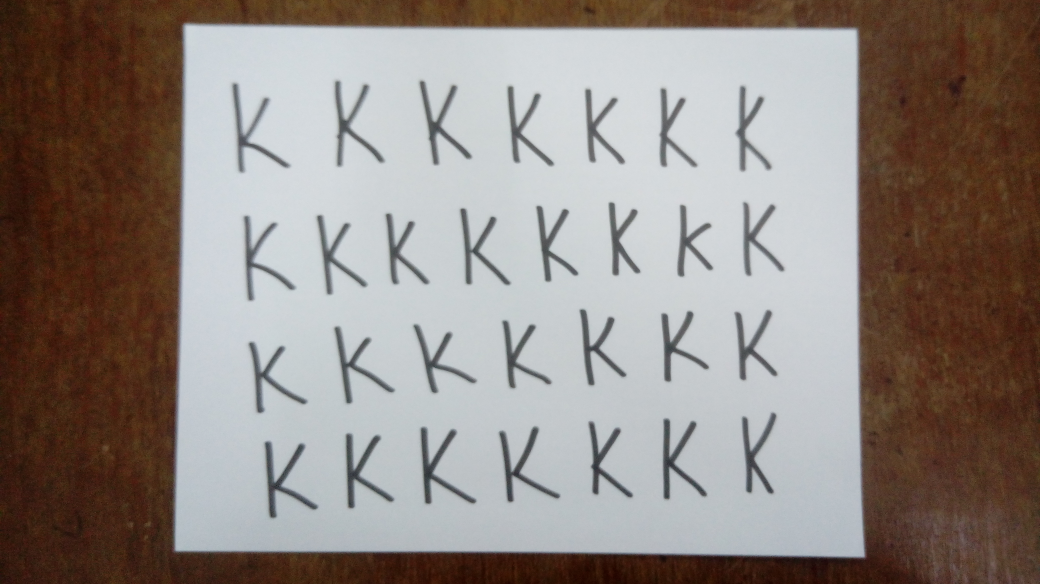
#> input picture USERS/shebna/training_raw/K_big.jpg, 4160 x 2336 px (shown at 1/4 size); its folder holds only this picture in this run
$ python -i working_workflow.py   (imports and definitions only)   (older library calls are emulated)
#> lines starting #> are read from the running program, lines starting #| are printed output that depends on the picture; after the words box and inside, x2 and y2 are one past the last pixel; in counts of white or black regions, pixels touching at a corner belong together
#> further down, picture is the input picture: shape (2336, 4160, 3); mean B, G, R 128.7, 134.2, 143.7
import cv2
import numpy as np
import math
import matplotlib.pyplot as pyplot
from sklearn import datasets
from sklearn import svm
from utils import remove_coinsides, otsu_preprocess, resize_img
import sys
import os
from single_line import word_recognition
import re
class ImageName:
    def __init__(self, img_name):
        self.img = cv2.imread(img_name)
        self.__name = img_name

    def __str__(self):
        return self.__name


# Smooth image
def preprocess(image):
	gray = cv2.cvtColor(image, cv2.COLOR_BGR2GRAY)
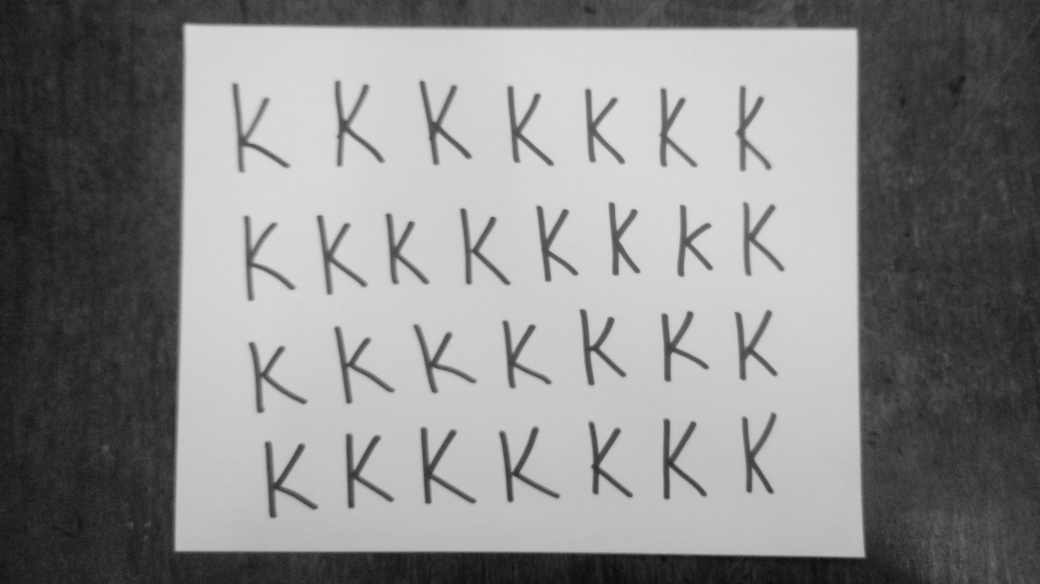
#> gray: shape (2336, 4160) (shown at 1/4 size); min 1, max 231, mean 136.5
	blur = cv2.GaussianBlur(gray, (3, 3), 0)
	filtered = cv2.adaptiveThreshold(gray, 255, cv2.ADAPTIVE_THRESH_MEAN_C, cv2.THRESH_BINARY_INV, 77, 3)
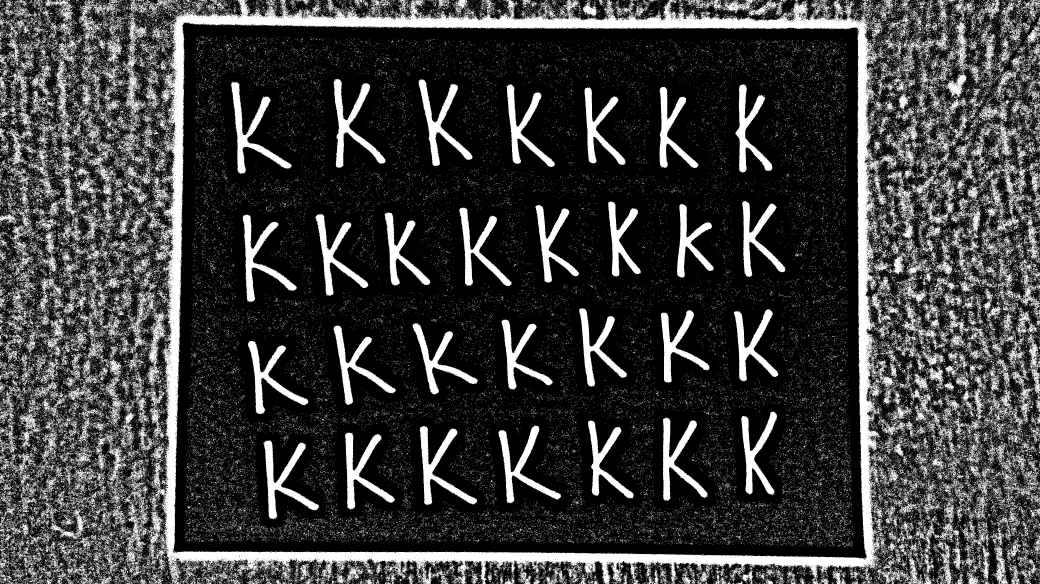
#> filtered: shape (2336, 4160) (shown at 1/4 size); 23.8% white; 132844 white regions (128748 under 20 px), largest, box (x1, y1, x2, y2) and area: (560, 0, 3592, 2336) 493307, (923, 327, 1168, 695) 19505, (1334, 315, 1543, 671) 19136

	# Some morphology to clean up image
	kernel = np.ones((3,3), np.uint8)
	opening = cv2.morphologyEx(filtered,cv2.MORPH_OPEN, kernel, iterations = 1)
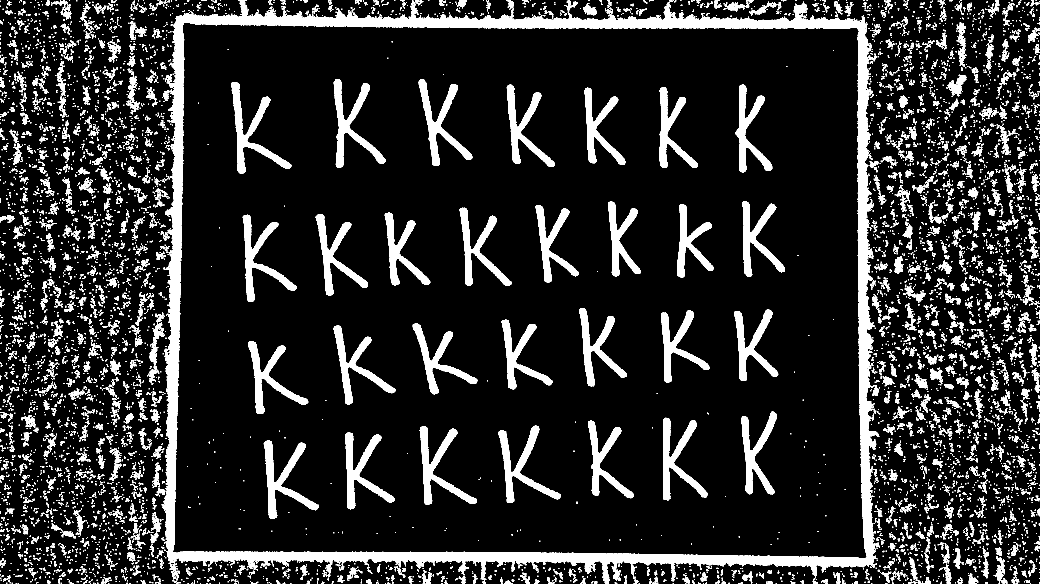
#> opening: shape (2336, 4160) (shown at 1/4 size); 12.8% white; 12466 white regions (8415 under 20 px), largest, box (x1, y1, x2, y2) and area: (653, 0, 3517, 2336) 374090, (925, 329, 1165, 695) 19045, (1335, 316, 1541, 671) 18735
	# [4 lines of commented-out code are left out]
	kernel2 = np.ones((3,3),np.uint8)
	closing = cv2.morphologyEx(opening, cv2.MORPH_CLOSE, kernel2, iterations =1)
#> closing: shape (2336, 4160); 13.4% white; 7434 white regions (4359 under 20 px)
	cv2.namedWindow('closing',cv2.WINDOW_NORMAL)
	cv2.namedWindow('res',cv2.WINDOW_NORMAL)
	cv2.namedWindow('filtered',cv2.WINDOW_NORMAL)
	cv2.namedWindow('opening',cv2.WINDOW_NORMAL)
	cv2.imshow("filtered",filtered)
	cv2.imshow("closing",closing)
	cv2.imshow("opening",opening)

	_, contours0, hierarchy = cv2.findContours(closing, cv2.RETR_LIST, cv2.CHAIN_APPROX_SIMPLE)
#> contours0 = 7792 contours, 5447 with area under 20; largest, box (x1, y1, x2, y2) and area: (647, 0, 3517, 2336) 6109580, (691, 89, 3468, 2240) 5725951, (925, 329, 1165, 695) 18346, (1335, 316, 1541, 671) 18057, (1055, 1763, 1275, 2076) 17700
	return contours0,closing


# [120 lines left out: functions get_ave_area, remove_noise, remove_coinsides, get_differences, get_localcut, get_rare and 1 more, not called in this run]

def get_word_labels(true_labels):
	true_labels = true_labels.split()
	return true_labels
# [267 lines left out: functions get_words, find_trueCuts, make_pad, draw_words, new_line, lastline and 3 more, not called in this run]


# segmentation(contours2,differences,sliding,localCut,globalCut,words)

# [64 lines not run here, left out]

>>> import cv2
>>> picture = cv2.imread('../../USERS/shebna/training_raw/K_big.jpg')
>>> result = preprocess(picture)

$ run again, on USERS/shebna/training_raw/c_small.jpg
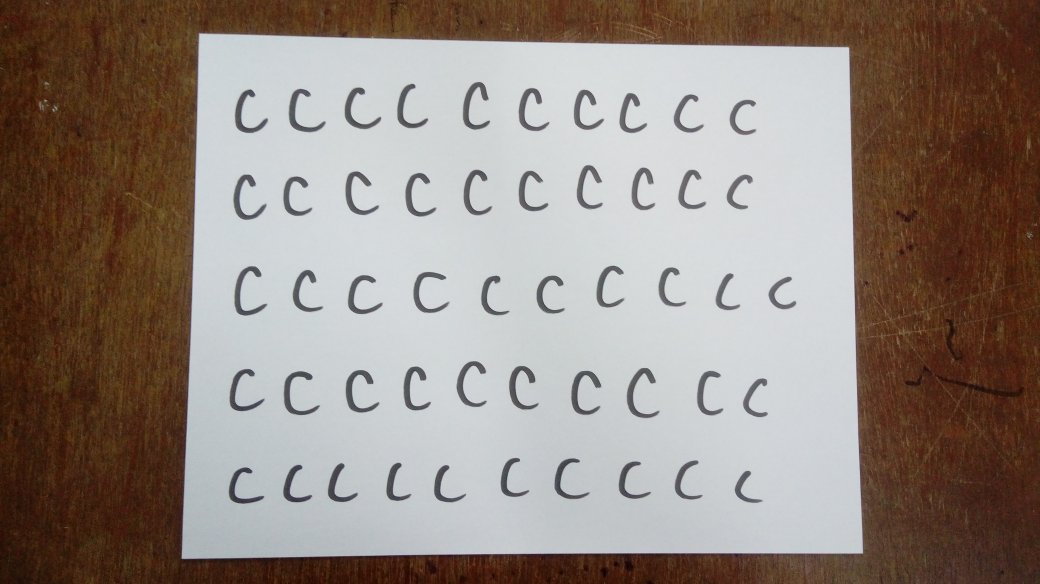
#> input picture USERS/shebna/training_raw/c_small.jpg, 4160 x 2336 px (shown at 1/4 size)
#> picture is the input picture: shape (2336, 4160, 3); mean B, G, R 127.1, 134.9, 147
#> in preprocess, `filtered = cv2.adaptiveThreshold(gray, 255, cv2.ADAPTIVE_THRESH_MEAN_C..`:
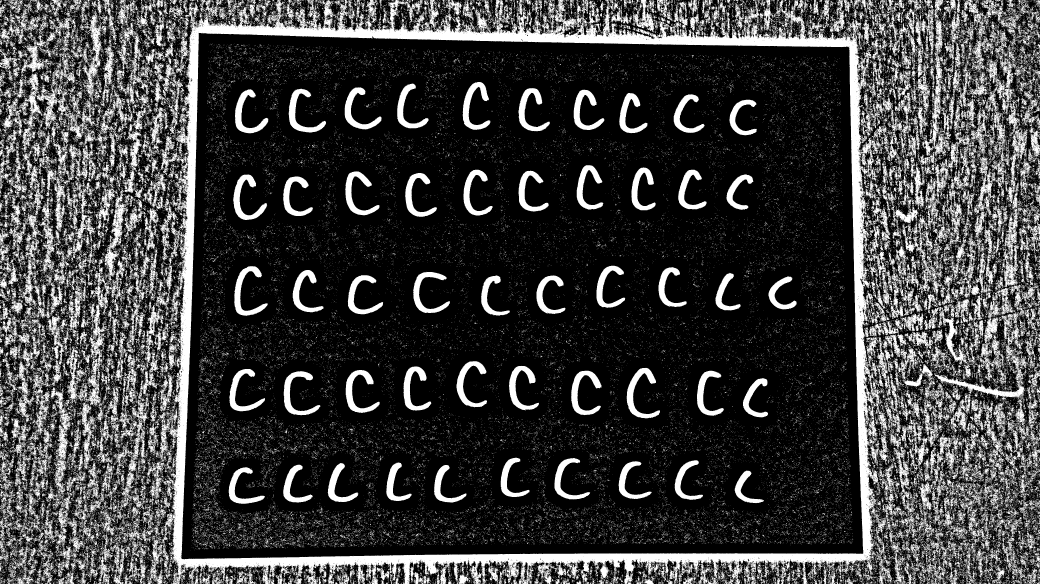
#> filtered: shape (2336, 4160) (shown at 1/4 size); 24.6% white; 107474 white regions (103954 under 20 px), largest, box (x1, y1, x2, y2) and area: (589, 0, 3607, 2336) 548351, (3804, 120, 4072, 1200) 35629, (449, 1217, 678, 1998) 29519
#> opening: shape (2336, 4160); 14.9% white; 14478 white regions (8151 under 20 px), largest, box (x1, y1, x2, y2) and area: (689, 0, 3496, 2336) 363935, (2507, 1472, 2640, 1673) 8151, (937, 1065, 1071, 1263) 7925
#> in preprocess, `closing = cv2.morphologyEx(opening, cv2.MORPH_CLOSE, kernel2, iteratio..`:
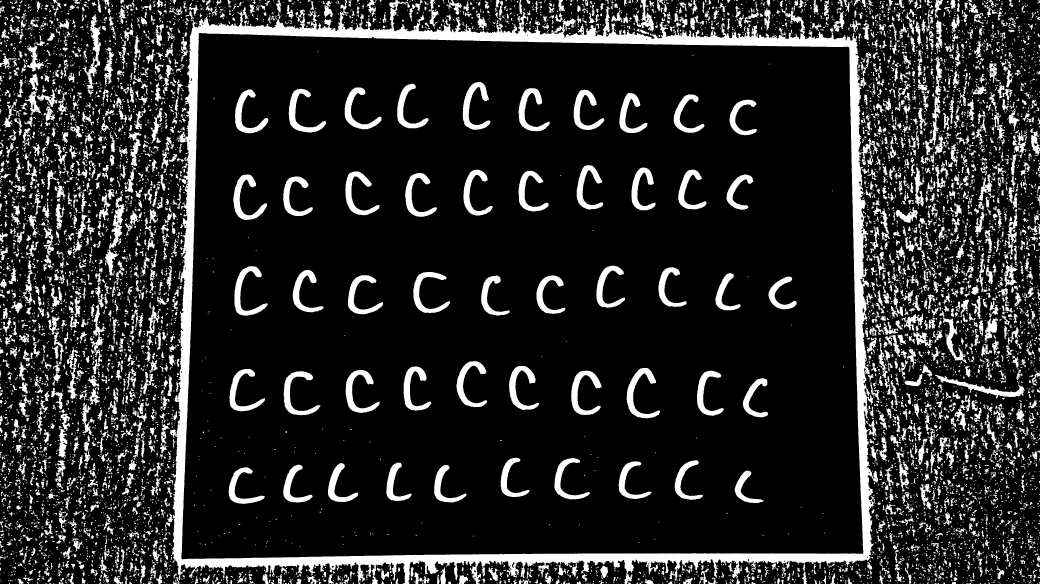
#> closing: shape (2336, 4160) (shown at 1/4 size); 15.8% white; 7971 white regions (3682 under 20 px)
#> contours0 = 8492 contours, 4867 with area under 20; largest, box (x1, y1, x2, y2) and area: (680, 0, 3512, 2336) 5847760, (724, 131, 3454, 2238) 5462110, (2507, 1472, 2640, 1673) 7795, (937, 1065, 1071, 1263) 7572, (2285, 1483, 2406, 1660) 7530

$ run again, on USERS/shebna/training_raw/s_small.jpg
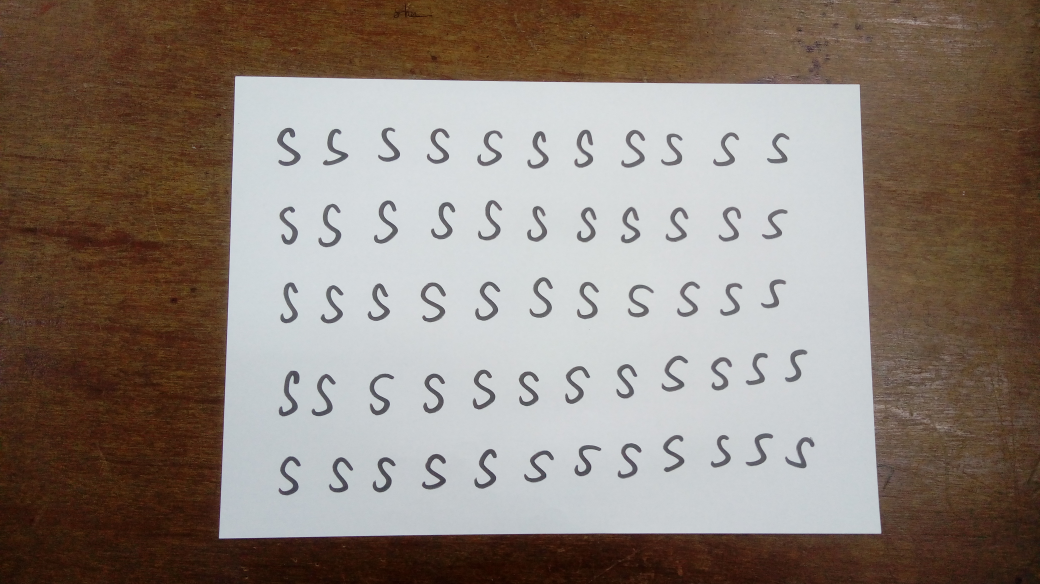
#> input picture USERS/shebna/training_raw/s_small.jpg, 4160 x 2336 px (shown at 1/4 size)
#> picture is the input picture: shape (2336, 4160, 3); mean B, G, R 118.2, 127.4, 140
#> in preprocess, `filtered = cv2.adaptiveThreshold(gray, 255, cv2.ADAPTIVE_THRESH_MEAN_C..`:
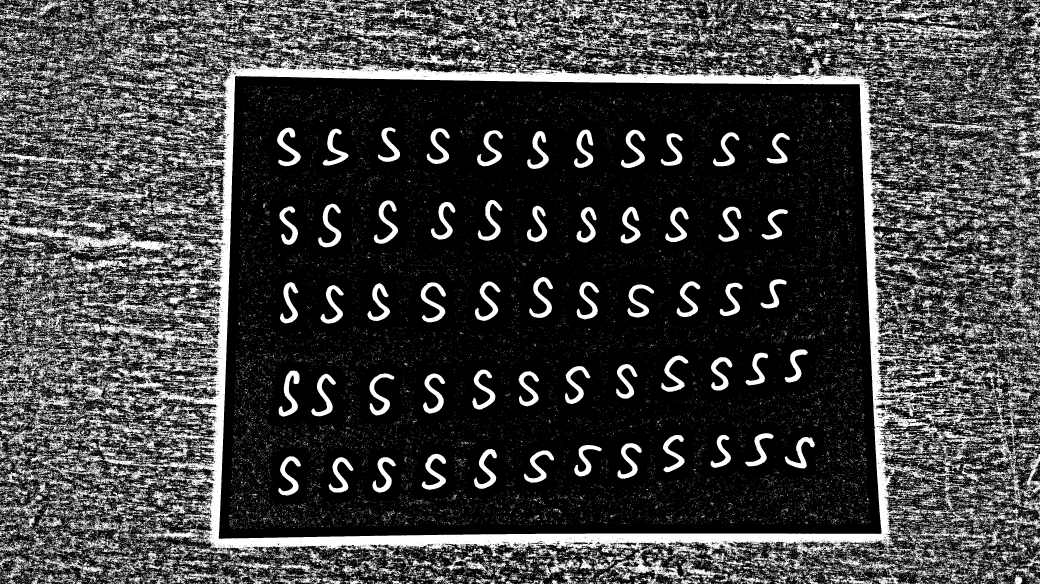
#> filtered: shape (2336, 4160) (shown at 1/4 size); 25.5% white; 94247 white regions (88875 under 20 px), largest, box (x1, y1, x2, y2) and area: (0, 62, 4150, 2336) 689623, (3922, 1499, 4160, 1925) 18300, (0, 1328, 505, 1537) 18156
#> opening: shape (2336, 4160); 14.9% white; 19620 white regions (11437 under 20 px), largest, box (x1, y1, x2, y2) and area: (755, 243, 3719, 2205) 341590, (1683, 1130, 1784, 1289) 5970, (1115, 1482, 1198, 1666) 5875
#> in preprocess, `closing = cv2.morphologyEx(opening, cv2.MORPH_CLOSE, kernel2, iteratio..`:
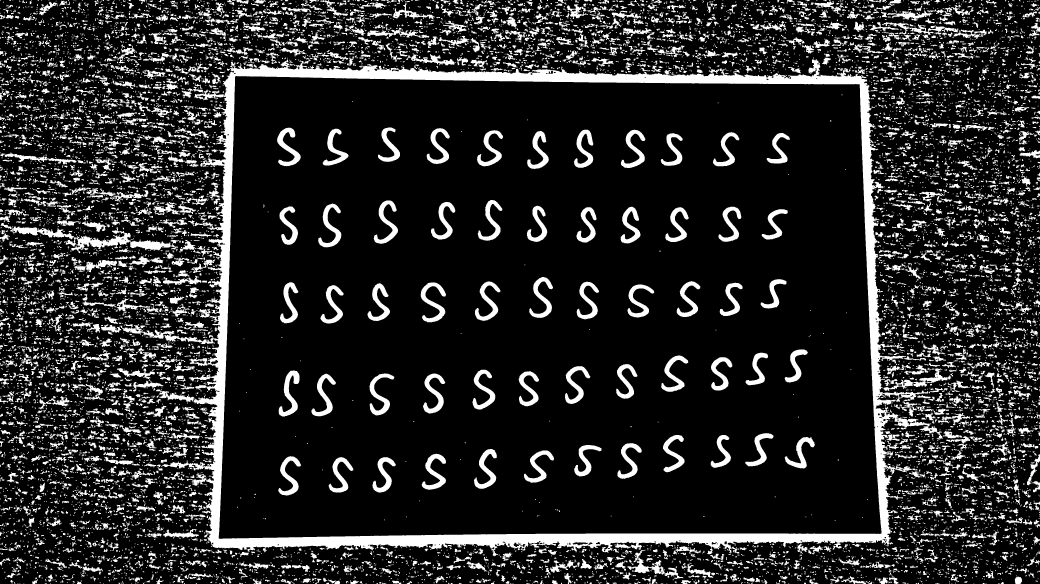
#> closing: shape (2336, 4160) (shown at 1/4 size); 15.9% white; 11031 white regions (5267 under 20 px)
#> contours0 = 11598 contours, 6950 with area under 20; largest, box (x1, y1, x2, y2) and area: (478, 232, 3771, 2225) 5032195, (874, 303, 3527, 2156) 4659203, (3, 892, 712, 1012) 16646, (1683, 1130, 1784, 1289) 5653, (1115, 1482, 1198, 1666) 5586
